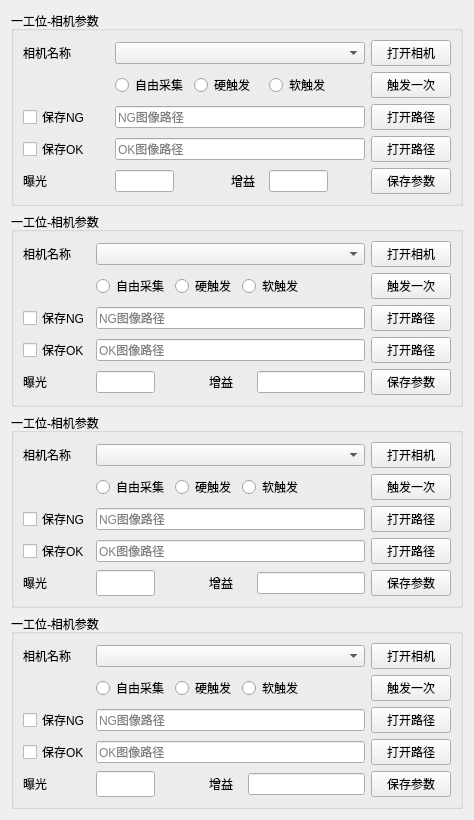
     <widget class="QWidget" name="tab">
      <attribute name="title">
       <string>相机参数</string>
      </attribute>
      <layout class="QGridLayout" name="gridLayout_7">
       <item row="0" column="0">
        <widget class="QGroupBox" name="groupBox_Frist">
         <property name="maximumSize">
          <size>
           <width>581</width>
           <height>16777215</height>
          </size>
         </property>
         <property name="title">
          <string>一工位-相机参数</string>
         </property>
         <layout class="QGridLayout" name="gridLayout">
          <item row="0" column="0">
           <widget class="QLabel" name="label_First">
            <property name="maximumSize">
             <size>
              <width>101</width>
              <height>16777215</height>
             </size>
            </property>
            <property name="text">
             <string>相机名称</string>
            </property>
           </widget>
          </item>
          <item row="1" column="2">
           <widget class="QRadioButton" name="radioButton_FreeFirst">
            <property name="text">
             <string>自由采集</string>
            </property>
           </widget>
          </item>
          <item row="2" column="7">
           <widget class="QPushButton" name="pushButton_LoadNGPath_2">
            <property name="maximumSize">
             <size>
              <width>120</width>
              <height>16777215</height>
             </size>
            </property>
            <property name="text">
             <string>打开路径</string>
            </property>
           </widget>
          </item>
          <item row="3" column="7">
           <widget class="QPushButton" name="pushButton_LoadOKPath_2">
            <property name="text">
             <string>打开路径</string>
            </property>
           </widget>
          </item>
          <item row="1" column="5" colspan="2">
           <widget class="QRadioButton" name="radioButton_SoftFirst">
            <property name="text">
             <string>软触发</string>
            </property>
           </widget>
          </item>
          <item row="1" column="3" colspan="2">
           <widget class="QRadioButton" name="radioButton_ExternalFirst">
            <property name="text">
             <string>硬触发</string>
            </property>
           </widget>
          </item>
          <item row="0" column="7">
           <widget class="QPushButton" name="pushButton_OpenFirst">
            <property name="maximumSize">
             <size>
              <width>111</width>
              <height>16777215</height>
             </size>
            </property>
            <property name="text">
             <string>打开相机</string>
            </property>
           </widget>
          </item>
          <item row="1" column="7">
           <widget class="QPushButton" name="pushButton_TriggerFirst">
            <property name="maximumSize">
             <size>
              <width>111</width>
              <height>16777215</height>
             </size>
            </property>
            <property name="text">
             <string>触发一次</string>
            </property>
           </widget>
          </item>
          <item row="2" column="0" colspan="2">
           <widget class="QCheckBox" name="checkBox_SaveNG_First">
            <property name="text">
             <string>保存NG</string>
            </property>
           </widget>
          </item>
          <item row="3" column="0" colspan="2">
           <widget class="QCheckBox" name="checkBox_SaveOK_First">
            <property name="text">
             <string>保存OK</string>
            </property>
           </widget>
          </item>
          <item row="4" column="0">
           <widget class="QLabel" name="label">
            <property name="text">
             <string>曝光</string>
            </property>
           </widget>
          </item>
          <item row="2" column="2" colspan="5">
           <widget class="QLineEdit" name="lineEdit_NGPath_First">
            <property name="readOnly">
             <bool>true</bool>
            </property>
            <property name="placeholderText">
             <string>NG图像路径</string>
            </property>
           </widget>
          </item>
          <item row="3" column="2" colspan="5">
           <widget class="QLineEdit" name="lineEdit_OKPath_First">
            <property name="readOnly">
             <bool>true</bool>
            </property>
            <property name="placeholderText">
             <string>OK图像路径</string>
            </property>
           </widget>
          </item>
          <item row="0" column="2" colspan="5">
           <widget class="QComboBox" name="comboBox_First"/>
          </item>
          <item row="4" column="7">
           <widget class="QPushButton" name="pushButton_SaveParams">
            <property name="text">
             <string>保存参数</string>
            </property>
           </widget>
          </item>
          <item row="4" column="5">
           <widget class="QLineEdit" name="le_gain_1">
            <property name="minimumSize">
             <size>
              <width>0</width>
              <height>0</height>
             </size>
            </property>
            <property name="maximumSize">
             <size>
              <width>59</width>
              <height>16777215</height>
             </size>
            </property>
           </widget>
          </item>
          <item row="4" column="4">
           <widget class="QLabel" name="label_4">
            <property name="text">
             <string>增益</string>
            </property>
           </widget>
          </item>
          <item row="4" column="2">
           <widget class="QLineEdit" name="le_exposure_1">
            <property name="enabled">
             <bool>true</bool>
            </property>
            <property name="sizePolicy">
             <sizepolicy hsizetype="Expanding" vsizetype="Fixed">
              <horstretch>0</horstretch>
              <verstretch>0</verstretch>
             </sizepolicy>
            </property>
            <property name="maximumSize">
             <size>
              <width>59</width>
              <height>16777215</height>
             </size>
            </property>
           </widget>
          </item>
         </layout>
        </widget>
       </item>
       <item row="1" column="0">
        <widget class="QGroupBox" name="groupBox_Frist_3">
         <property name="maximumSize">
          <size>
           <width>581</width>
           <height>16777215</height>
          </size>
         </property>
         <property name="title">
          <string>一工位-相机参数</string>
         </property>
         <layout class="QGridLayout" name="gridLayout_18">
          <item row="0" column="0">
           <widget class="QLabel" name="label_First_4">
            <property name="maximumSize">
             <size>
              <width>101</width>
              <height>16777215</height>
             </size>
            </property>
            <property name="text">
             <string>相机名称</string>
            </property>
           </widget>
          </item>
          <item row="4" column="4" colspan="2">
           <widget class="QLabel" name="label_15">
            <property name="text">
             <string>增益</string>
            </property>
           </widget>
          </item>
          <item row="1" column="2">
           <widget class="QRadioButton" name="radioButton_FreeSecond">
            <property name="text">
             <string>自由采集</string>
            </property>
           </widget>
          </item>
          <item row="2" column="7">
           <widget class="QPushButton" name="pushButton_LoadNGPath_Second">
            <property name="maximumSize">
             <size>
              <width>120</width>
              <height>16777215</height>
             </size>
            </property>
            <property name="text">
             <string>打开路径</string>
            </property>
           </widget>
          </item>
          <item row="3" column="7">
           <widget class="QPushButton" name="pushButton_LoadOKPath_Second">
            <property name="text">
             <string>打开路径</string>
            </property>
           </widget>
          </item>
          <item row="1" column="5" colspan="2">
           <widget class="QRadioButton" name="radioButton_SoftSecond">
            <property name="text">
             <string>软触发</string>
            </property>
           </widget>
          </item>
          <item row="1" column="3" colspan="2">
           <widget class="QRadioButton" name="radioButton_ExternalSecond">
            <property name="text">
             <string>硬触发</string>
            </property>
           </widget>
          </item>
          <item row="0" column="7">
           <widget class="QPushButton" name="pushButton_OpenSecond">
            <property name="maximumSize">
             <size>
              <width>111</width>
              <height>16777215</height>
             </size>
            </property>
            <property name="text">
             <string>打开相机</string>
            </property>
           </widget>
          </item>
          <item row="1" column="7">
           <widget class="QPushButton" name="pushButton_TriggerSecond">
            <property name="maximumSize">
             <size>
              <width>111</width>
              <height>16777215</height>
             </size>
            </property>
            <property name="text">
             <string>触发一次</string>
            </property>
           </widget>
          </item>
          <item row="2" column="0" colspan="2">
           <widget class="QCheckBox" name="checkBox_SaveNG_Second">
            <property name="text">
             <string>保存NG</string>
            </property>
           </widget>
          </item>
          <item row="3" column="0" colspan="2">
           <widget class="QCheckBox" name="checkBox_SaveOK_Second">
            <property name="text">
             <string>保存OK</string>
            </property>
           </widget>
          </item>
          <item row="4" column="2">
           <widget class="QLineEdit" name="le_exposure_2">
            <property name="maximumSize">
             <size>
              <width>59</width>
              <height>16777215</height>
             </size>
            </property>
           </widget>
          </item>
          <item row="4" column="0">
           <widget class="QLabel" name="label_16">
            <property name="text">
             <string>曝光</string>
            </property>
           </widget>
          </item>
          <item row="2" column="2" colspan="5">
           <widget class="QLineEdit" name="lineEdit_NGPath_Second">
            <property name="readOnly">
             <bool>true</bool>
            </property>
            <property name="placeholderText">
             <string>NG图像路径</string>
            </property>
           </widget>
          </item>
          <item row="3" column="2" colspan="5">
           <widget class="QLineEdit" name="lineEdit_OKPath_Second">
            <property name="readOnly">
             <bool>true</bool>
            </property>
            <property name="placeholderText">
             <string>OK图像路径</string>
            </property>
           </widget>
          </item>
          <item row="0" column="2" colspan="5">
           <widget class="QComboBox" name="comboBox_Second"/>
          </item>
          <item row="4" column="6">
           <widget class="QLineEdit" name="le_gain_2"/>
          </item>
          <item row="4" column="7">
           <widget class="QPushButton" name="pushButton_SaveParams_Second">
            <property name="text">
             <string>保存参数</string>
            </property>
           </widget>
          </item>
         </layout>
        </widget>
       </item>
       <item row="2" column="0">
        <widget class="QGroupBox" name="groupBox_Frist_4">
         <property name="maximumSize">
          <size>
           <width>581</width>
           <height>16777215</height>
          </size>
         </property>
         <property name="title">
          <string>一工位-相机参数</string>
         </property>
         <layout class="QGridLayout" name="gridLayout_19">
          <item row="0" column="0">
           <widget class="QLabel" name="label_First_5">
            <property name="maximumSize">
             <size>
              <width>101</width>
              <height>16777215</height>
             </size>
            </property>
            <property name="text">
             <string>相机名称</string>
            </property>
           </widget>
          </item>
          <item row="4" column="4" colspan="2">
           <widget class="QLabel" name="label_17">
            <property name="text">
             <string>增益</string>
            </property>
           </widget>
          </item>
          <item row="1" column="2">
           <widget class="QRadioButton" name="radioButton_FreeThird">
            <property name="text">
             <string>自由采集</string>
            </property>
           </widget>
          </item>
          <item row="2" column="7">
           <widget class="QPushButton" name="pushButton_LoadNGPath_Third">
            <property name="maximumSize">
             <size>
              <width>120</width>
              <height>16777215</height>
             </size>
            </property>
            <property name="text">
             <string>打开路径</string>
            </property>
           </widget>
          </item>
          <item row="3" column="7">
           <widget class="QPushButton" name="pushButton_LoadOKPath_Third">
            <property name="text">
             <string>打开路径</string>
            </property>
           </widget>
          </item>
          <item row="1" column="5" colspan="2">
           <widget class="QRadioButton" name="radioButton_SoftThird">
            <property name="text">
             <string>软触发</string>
            </property>
           </widget>
          </item>
          <item row="1" column="3" colspan="2">
           <widget class="QRadioButton" name="radioButton_ExternalThird">
            <property name="text">
             <string>硬触发</string>
            </property>
           </widget>
          </item>
          <item row="0" column="7">
           <widget class="QPushButton" name="pushButton_OpenThird">
            <property name="maximumSize">
             <size>
              <width>111</width>
              <height>16777215</height>
             </size>
            </property>
            <property name="text">
             <string>打开相机</string>
            </property>
           </widget>
          </item>
          <item row="1" column="7">
           <widget class="QPushButton" name="pushButton_TriggerThird">
            <property name="maximumSize">
             <size>
              <width>111</width>
              <height>16777215</height>
             </size>
            </property>
            <property name="text">
             <string>触发一次</string>
            </property>
           </widget>
          </item>
          <item row="2" column="0" colspan="2">
           <widget class="QCheckBox" name="checkBox_SaveNG_Third">
            <property name="text">
             <string>保存NG</string>
            </property>
           </widget>
          </item>
          <item row="3" column="0" colspan="2">
           <widget class="QCheckBox" name="checkBox_SaveOK_Third">
            <property name="text">
             <string>保存OK</string>
            </property>
           </widget>
          </item>
          <item row="4" column="2">
           <widget class="QLineEdit" name="le_exposure_3">
            <property name="maximumSize">
             <size>
              <width>59</width>
              <height>59</height>
             </size>
            </property>
           </widget>
          </item>
          <item row="4" column="0">
           <widget class="QLabel" name="label_18">
            <property name="text">
             <string>曝光</string>
            </property>
           </widget>
          </item>
          <item row="2" column="2" colspan="5">
           <widget class="QLineEdit" name="lineEdit_NGPath_Third">
            <property name="readOnly">
             <bool>true</bool>
            </property>
            <property name="placeholderText">
             <string>NG图像路径</string>
            </property>
           </widget>
          </item>
          <item row="3" column="2" colspan="5">
           <widget class="QLineEdit" name="lineEdit_OKPath_Third">
            <property name="readOnly">
             <bool>true</bool>
            </property>
            <property name="placeholderText">
             <string>OK图像路径</string>
            </property>
           </widget>
          </item>
          <item row="0" column="2" colspan="5">
           <widget class="QComboBox" name="comboBox_Third"/>
          </item>
          <item row="4" column="6">
           <widget class="QLineEdit" name="le_gain_3"/>
          </item>
          <item row="4" column="7">
           <widget class="QPushButton" name="pushButton_SaveParams_Third">
            <property name="text">
             <string>保存参数</string>
            </property>
           </widget>
          </item>
         </layout>
        </widget>
       </item>
       <item row="3" column="0">
        <widget class="QGroupBox" name="groupBox_Frist_5">
         <property name="maximumSize">
          <size>
           <width>581</width>
           <height>16777215</height>
          </size>
         </property>
         <property name="title">
          <string>一工位-相机参数</string>
         </property>
         <layout class="QGridLayout" name="gridLayout_25">
          <item row="1" column="5" colspan="2">
           <widget class="QRadioButton" name="radioButton_SoftFourth">
            <property name="text">
             <string>软触发</string>
            </property>
           </widget>
          </item>
          <item row="2" column="2" colspan="5">
           <widget class="QLineEdit" name="lineEdit_NGPath_Fourth">
            <property name="readOnly">
             <bool>true</bool>
            </property>
            <property name="placeholderText">
             <string>NG图像路径</string>
            </property>
           </widget>
          </item>
          <item row="3" column="2" colspan="5">
           <widget class="QLineEdit" name="lineEdit_OKPath_Fourth">
            <property name="readOnly">
             <bool>true</bool>
            </property>
            <property name="placeholderText">
             <string>OK图像路径</string>
            </property>
           </widget>
          </item>
          <item row="1" column="3" colspan="2">
           <widget class="QRadioButton" name="radioButton_ExternalFourth">
            <property name="text">
             <string>硬触发</string>
            </property>
           </widget>
          </item>
          <item row="0" column="0">
           <widget class="QLabel" name="label_First_6">
            <property name="maximumSize">
             <size>
              <width>101</width>
              <height>16777215</height>
             </size>
            </property>
            <property name="text">
             <string>相机名称</string>
            </property>
           </widget>
          </item>
          <item row="4" column="4" colspan="2">
           <widget class="QLabel" name="label_31">
            <property name="text">
             <string>增益</string>
            </property>
           </widget>
          </item>
          <item row="2" column="7">
           <widget class="QPushButton" name="pushButton_LoadNGPath_Fourth">
            <property name="maximumSize">
             <size>
              <width>120</width>
              <height>16777215</height>
             </size>
            </property>
            <property name="text">
             <string>打开路径</string>
            </property>
           </widget>
          </item>
          <item row="4" column="2">
           <widget class="QLineEdit" name="le_exposure_4">
            <property name="maximumSize">
             <size>
              <width>59</width>
              <height>59</height>
             </size>
            </property>
           </widget>
          </item>
          <item row="0" column="2" colspan="5">
           <widget class="QComboBox" name="comboBox_Four"/>
          </item>
          <item row="1" column="2">
           <widget class="QRadioButton" name="radioButton_FreeFourth">
            <property name="text">
             <string>自由采集</string>
            </property>
           </widget>
          </item>
          <item row="4" column="0">
           <widget class="QLabel" name="label_32">
            <property name="text">
             <string>曝光</string>
            </property>
           </widget>
          </item>
          <item row="2" column="0" colspan="2">
           <widget class="QCheckBox" name="checkBox_SaveNG_Fourth">
            <property name="text">
             <string>保存NG</string>
            </property>
           </widget>
          </item>
          <item row="1" column="7">
           <widget class="QPushButton" name="pushButton_TriggerFourth">
            <property name="maximumSize">
             <size>
              <width>111</width>
              <height>16777215</height>
             </size>
            </property>
            <property name="text">
             <string>触发一次</string>
            </property>
           </widget>
          </item>
          <item row="3" column="7">
           <widget class="QPushButton" name="pushButton_LoadOKPath_Fourth">
            <property name="text">
             <string>打开路径</string>
            </property>
           </widget>
          </item>
          <item row="0" column="7">
           <widget class="QPushButton" name="pushButton_OpenFourth">
            <property name="maximumSize">
             <size>
              <width>111</width>
              <height>16777215</height>
             </size>
            </property>
            <property name="text">
             <string>打开相机</string>
            </property>
           </widget>
          </item>
          <item row="3" column="0" colspan="2">
           <widget class="QCheckBox" name="checkBox_SaveOK_Fourth">
            <property name="text">
             <string>保存OK</string>
            </property>
           </widget>
          </item>
          <item row="4" column="6">
           <widget class="QLineEdit" name="le_gain_4"/>
          </item>
          <item row="4" column="7">
           <widget class="QPushButton" name="pushButton_SaveParams_Fourth">
            <property name="text">
             <string>保存参数</string>
            </property>
           </widget>
          </item>
         </layout>
        </widget>
       </item>
      </layout>
     </widget>
